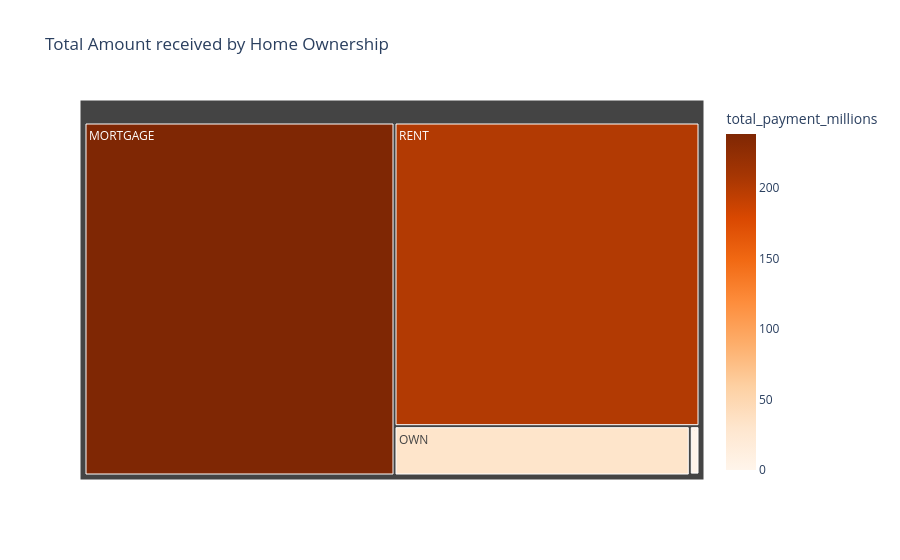

This figure's notebook cell:
### Markdown cell above
### Home Ownership for Total Amount Received

### Code cell
home_amount_received = df.groupby('home_ownership')['total_payment'].sum().reset_index()
home_amount_received['total_payment_millions'] = home_amount_received['total_payment']/1000000

fig = px.treemap(
    home_amount_received,
    path = ['home_ownership'],
    values = 'total_payment_millions',
    color = 'total_payment_millions',
    color_continuous_scale = 'oranges',
    title = 'Total Amount received by Home Ownership'
) 
fig.show()

### Figure 1 — Plotly figure (JSON) as saved in the notebook; plotly's stock layout.template omitted (floating-point values rounded to 4 significant figures)
{"data": [{"branchvalues": "total", "customdata": [[238.5], [0.01905], [1.025], [31.73], [201.8]], "domain": {"x": [0, 1], "y": [0, 1]}, "hovertemplate": "labels=%{label}<br>total_payment_millions_sum=%{value}<br>parent=%{parent}<br>id=%{id}<br>total_payment_millions=%{color}<extra></extra>", "ids": ["MORTGAGE", "NONE", "OTHER", "OWN", "RENT"], "labels": ["MORTGAGE", "NONE", "OTHER", "OWN", "RENT"], "marker": {"coloraxis": "coloraxis", "colors": [238.5, 0.01905, 1.025, 31.73, 201.8]}, "name": "", "parents": ["", "", "", "", ""], "type": "treemap", "values": [238.5, 0.01905, 1.025, 31.73, 201.8]}], "layout": {"coloraxis": {"colorbar": {"title": {"text": "total_payment_millions"}}, "colorscale": [[0, "rgb(255,245,235)"], [0.125, "rgb(254,230,206)"], [0.25, "rgb(253,208,162)"], [0.375, "rgb(253,174,107)"], [0.5, "rgb(253,141,60)"], [0.625, "rgb(241,105,19)"], [0.75, "rgb(217,72,1)"], [0.875, "rgb(166,54,3)"], [1, "rgb(127,39,4)"]]}, "legend": {"tracegroupgap": 0}, "title": {"text": "Total Amount received by Home Ownership"}}}
